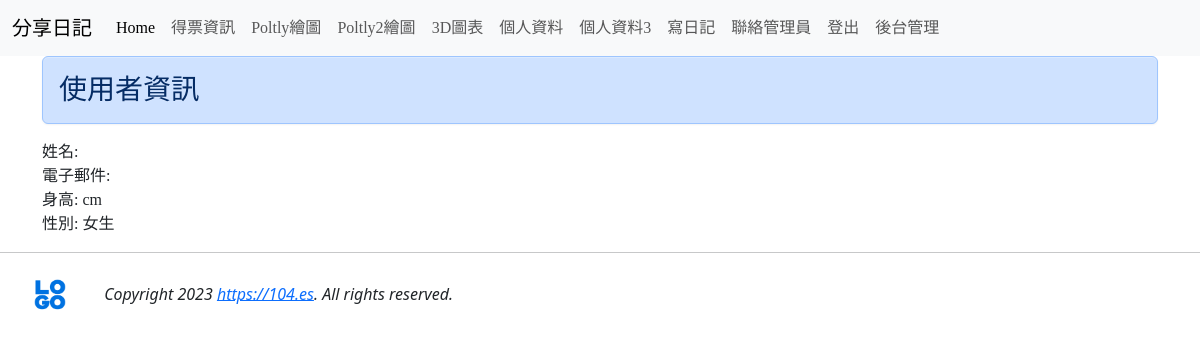
Before: /userinfo2/ (signed in) with the older database file.
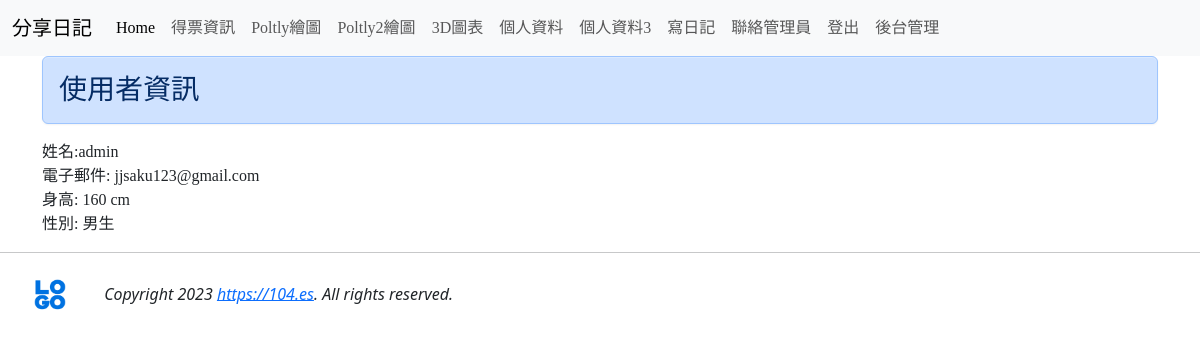
After: the same page with the newer database file.
### mysite/models.py (models this page shows, shortened)
class Profile(models.Model):
    user = models.OneToOneField(auth.models.User, on_delete=models.CASCADE)
    height = models.PositiveIntegerField(default=160)
    male = models.BooleanField(default=False)
    website = models.URLField(null=True)

### mysite/views.py (the view)
# urls.py: path('userinfo2/', userinfo2),
@login_required(login_url='/login3/')
def userinfo2(request):
    if request.user.is_authenticated:
        username = request.user.username
        try:
            user = User.objects.get(username=username)
            userinfo = models.Profile.objects.get(user=user)
        except:
            pass
    return render(request, 'userinfo.html', locals())

### mysite/templates/userinfo.html (shortened to what this page needs)
{% extends 'base1.html' %}
{% block content %}
<div class='container'>
    <div class='row'>
        <div class='col-md-12'>
            <h3 class='alert alert-primary'>使用者資訊</h3>
        </div>
    </div>
    <p>
        姓名:{{ userinfo.user.username }}<br/>
        電子郵件: {{ userinfo.user.email }} <br/>
        身高: {{ userinfo.height }} cm<br/>
        性別: {{ userinfo.male | yesno:"男生,女生" }}
    </p>
</div>
{% endblock %}

Changed rows visible on the page:
added Profile: user.username "admin", user.email "jjsaku123@gmail.com", height "160", male "男生"
Other visible differences:
{{ userinfo.male | yesno:"男生,女生" }}: "女生" → (not shown)
